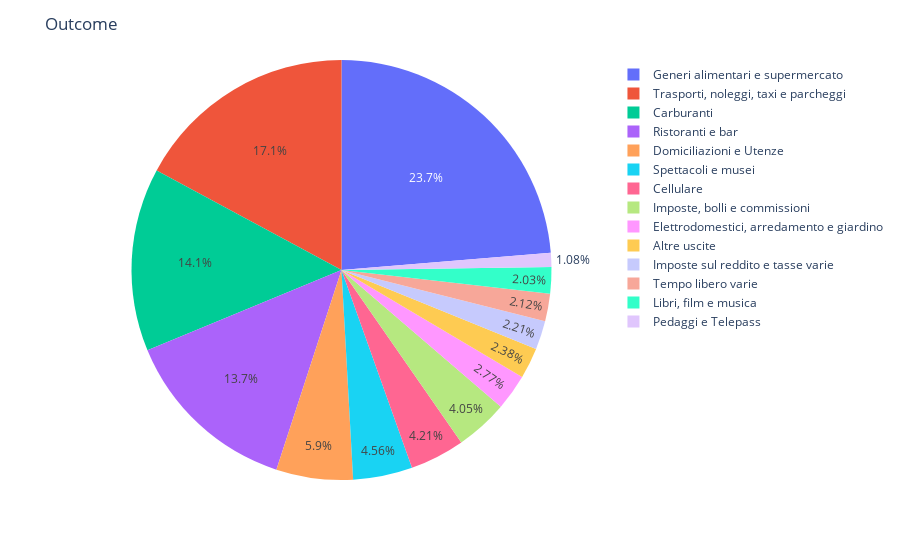

Notebook code cell kept with this figure:
### Code cell
# Crea il pie chart
fig = px.pie(df_negative, values=abs(df_negative["Importo"]), names=df_negative["Categoria "])

# Aggiungi il titolo al grafico
fig.update_layout(title='Outcome')

# Mostra il grafico
fig.show()

### Figure 1 — Plotly figure (JSON) as saved in the notebook; plotly's stock layout.template omitted (floating-point values rounded to 4 significant figures)
{"data": [{"domain": {"x": [0, 1], "y": [0, 1]}, "hovertemplate": "Categoria =%{label}<br>value=%{value}<extra></extra>", "labels": ["Altre uscite", "Altre uscite", "Altre uscite", "Imposte, bolli e commissioni", "Cellulare", "Carburanti", "Imposte, bolli e commissioni", "Trasporti, noleggi, taxi e parcheggi ", "Generi alimentari e supermercato", "Generi alimentari e supermercato", "Generi alimentari e supermercato", "Ristoranti e bar", "Trasporti, noleggi, taxi e parcheggi ", "Carburanti", "Imposte sul reddito e tasse varie", "Domiciliazioni e Utenze", "Imposte, bolli e commissioni", "Generi alimentari e supermercato", "Generi alimentari e supermercato", "Pedaggi e Telepass", "Pedaggi e Telepass", "Pedaggi e Telepass", "Carburanti", "Generi alimentari e supermercato", "Cellulare", "Generi alimentari e supermercato", "Imposte, bolli e commissioni", "Ristoranti e bar", "Generi alimentari e supermercato", "Ristoranti e bar", "Cellulare", "Imposte, bolli e commissioni", "Generi alimentari e supermercato", "Cellulare", "Imposte sul reddito e tasse varie", "Ristoranti e bar", "Tempo libero varie", "Tempo libero varie", "Imposte, bolli e commissioni", "Trasporti, noleggi, taxi e parcheggi ", "Imposte, bolli e commissioni", "Imposte, bolli e commissioni", "Trasporti, noleggi, taxi e parcheggi ", "Trasporti, noleggi, taxi e parcheggi ", "Trasporti, noleggi, taxi e parcheggi ", "Trasporti, noleggi, taxi e parcheggi ", "Imposte, bolli e commissioni", "Cellulare", "Ristoranti e bar", "Elettrodomestici, arredamento e giardino", "Imposte, bolli e commissioni", "Ristoranti e bar", "Generi alimentari e supermercato", "Generi alimentari e supermercato", "Domiciliazioni e Utenze", "Imposte, bolli e commissioni", "Cellulare", "Generi alimentari e supermercato", "Generi alimentari e supermercato", "Generi alimentari e supermercato", "Imposte, bolli e commissioni", "Trasporti, noleggi, taxi e parcheggi ", "Imposte, bolli e commissioni", "Trasporti, noleggi, taxi e parcheggi ", "Trasporti, noleggi, taxi e parcheggi ", "Trasporti, noleggi, taxi e parcheggi ", "Trasporti, noleggi, taxi e parcheggi ", "Imposte, bolli e commissioni", "Imposte, bolli e commissioni", "Trasporti, noleggi, taxi e parcheggi ", "Ristoranti e bar", "Domiciliazioni e Utenze", "Imposte, bolli e commissioni", "Cellulare", "Domiciliazioni e Utenze", "Imposte, bolli e commissioni", "Ristoranti e bar", "Trasporti, noleggi, taxi e parcheggi ", "Cellulare", "Ristoranti e bar", "Ristoranti e bar", "Trasporti, noleggi, taxi e parcheggi ", "Imposte, bolli e commissioni", "Trasporti, noleggi, taxi e parcheggi ", "Trasporti, noleggi, taxi e parcheggi ", "Libri, film e musica", "Domiciliazioni e Utenze", "Imposte, bolli e commissioni", "Cellulare", "Domiciliazioni e Utenze", "Imposte, bolli e commissioni", "Trasporti, noleggi, taxi e parcheggi ", "Cellulare", "Trasporti, noleggi, taxi e parcheggi ", "Spettacoli e musei", "Trasporti, noleggi, taxi e parcheggi ", "Cellulare", "Ristoranti e bar", "Trasporti, noleggi, taxi e parcheggi "], "legendgroup": "", "name": "", "showlegend": true, "type": "pie", "values": [26.49, 4.77, 5.99, 5.5, 5.99, 60.5, 5.5, 10.5, 110.1, 3.53, 32.2, 11.4, 5, 80, 2, 29.4, 1.3, 44.88, 22, 1.9, 1.7, 13.3, 80.23, 8.33, 5.99, 11.1, 5.5, 2.6, 7.44, 38.5, 5.99, 5.5, 11.9, 5.99, 32.5, 1.9, 17.17, 15.99, 3, 4.6, 5.5, 3, 4.6, 4.6, 4.6, 4.6, 3, 5.99, 24, 43.35, 5.5, 17.4, 15.73, 7.04, 5.91, 0.8, 5.99, 15.69, 37.11, 43.63, 3, 4.6, 3, 4.6, 4.6, 3.9, 3.4, 4, 3, 4.6, 7.8, 18.5, 0.8, 5.99, 12, 0.8, 21.55, 1.7, 5.99, 59.7, 16, 4.6, 3, 4.6, 4.6, 31.8, 18, 0.8, 5.99, 8.5, 0.8, 102, 5.99, 2.3, 71.4, 42, 5.99, 14, 42]}], "layout": {"legend": {"tracegroupgap": 0}, "margin": {"t": 60}, "title": {"text": "Outcome"}}}
